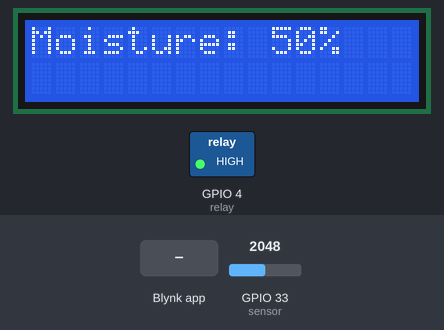
The sketch below on a simulated ESP32. Shown: 16×2 character LCD, switched loads named in the sketch (green lamp = pin HIGH). Inputs (shaded band) come from the test bench; at power-on: GPIO 33 (sensor) = 2048. WiFi joins after 1.5 s; servers stay silent unless stated; what the sketch prints to the serial monitor is not drawn.

Above: at 5.9 s.
6.0 s: Blynk app writes 1 to V1
At 7.2 s:
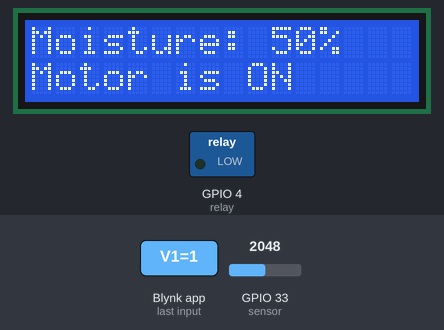
7.5 s: Blynk app writes 0 to V1
At 8.5 s:
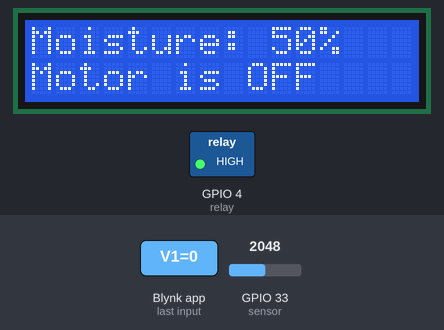
9.0 s: GPIO 33 (sensor) set to 2866
At 10.4 s:
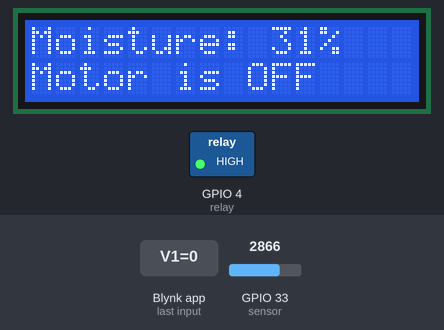
10.8 s: GPIO 33 (sensor) set to 3603
At 11.9 s:
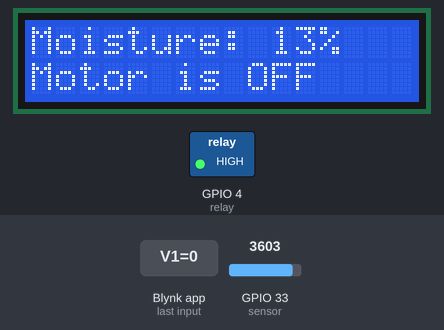
12.8 s: GPIO 33 (sensor) set to 4095
At 14.6 s:
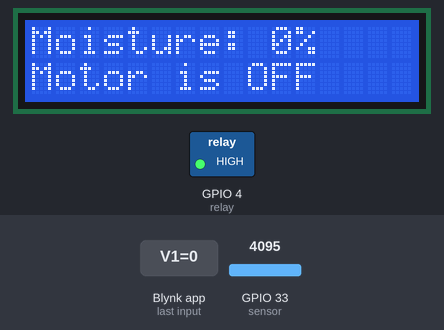
Timing chart, 0 to 15.8 s (numbered marks = the images above; inputs shaded):
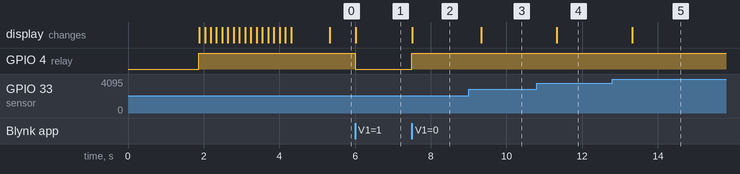

Measured:
- after the input at 6.0 s, GPIO 4 (relay): HIGH → LOW at once; the display: changes at once (image 1)
- after the input at 7.5 s, GPIO 4 (relay): LOW → HIGH at once; the display: changes at once (image 2)
- after the input at 9.0 s, the display: changes after 0.33 s (image 3)
- after the input at 10.8 s, the display: changes after 0.53 s (image 4)
- after the input at 12.8 s, the display: changes after 0.53 s (image 5)

The sketch:

topic3.ino
```cpp
// Blynk credentials (MUST be before includes)
#define BLYNK_TEMPLATE_ID "TMPL618GSH8_F"
#define BLYNK_TEMPLATE_NAME "Plant watering system"
#define BLYNK_AUTH_TOKEN "EmG3-yCYv8iLg-TqsDeS755HlW6ZJuz5"

//Include the library files
#include <LiquidCrystal_I2C.h>
#include <Wire.h>
#include <WiFiClient.h>
#include <BlynkSimpleEsp32.h>

#define sensor 33   // Soil moisture sensor pin
#define relay 4     // Relay pin for water pump

//Initialize the LCD display
LiquidCrystal_I2C lcd(0x27, 16, 2);

BlynkTimer timer;

// Use token from #define
char auth[] = BLYNK_AUTH_TOKEN;

//Enter your WIFI SSID and password
char ssid[] = "1234";
char pass[] = "hello123";

void setup() {
// Debug console
Serial.begin(115200);

// Connect to Blynk cloud
Blynk.begin(auth, ssid, pass, "blynk.cloud", 80);

// Setup LCD
lcd.init();
lcd.backlight();

// Relay setup
pinMode(relay, OUTPUT);
digitalWrite(relay, HIGH); // OFF by default

// Boot animation
lcd.setCursor(1, 0);
lcd.print("System Loading");
for (int a = 0; a <= 15; a++) {
lcd.setCursor(a, 1);
lcd.print(".");
delay(150);
}
lcd.clear();

// Run soilMoisture() every 1 second
timer.setInterval(1000L, soilMoisture);
}

// Function to read soil moisture sensor
void soilMoisture() {
int value = analogRead(sensor);
value = map(value, 0, 4095, 0, 100);   // Convert raw to percentage
value = (value - 100) * -1;            // Invert so dry = low %

// Send to Blynk app
Blynk.virtualWrite(V0, value);

// Debug print
Serial.print("Soil Moisture: ");
Serial.print(value);
Serial.println("%");

// Show on LCD
lcd.setCursor(0, 0);
lcd.print("Moisture: ");
lcd.print(value);
lcd.print("%   ");
}

// Function to control motor from app button (V1)
BLYNK_WRITE(V1) {
bool Relay = param.asInt();
if (Relay == 1) {
digitalWrite(relay, LOW);   // Turn ON motor
lcd.setCursor(0, 1);
lcd.print("Motor is ON  ");
} else {
digitalWrite(relay, HIGH);  // Turn OFF motor
lcd.setCursor(0, 1);
lcd.print("Motor is OFF ");
}
}

void loop() {
Blynk.run();   // Run Blynk
timer.run();   // Run timer tasks
}
```
